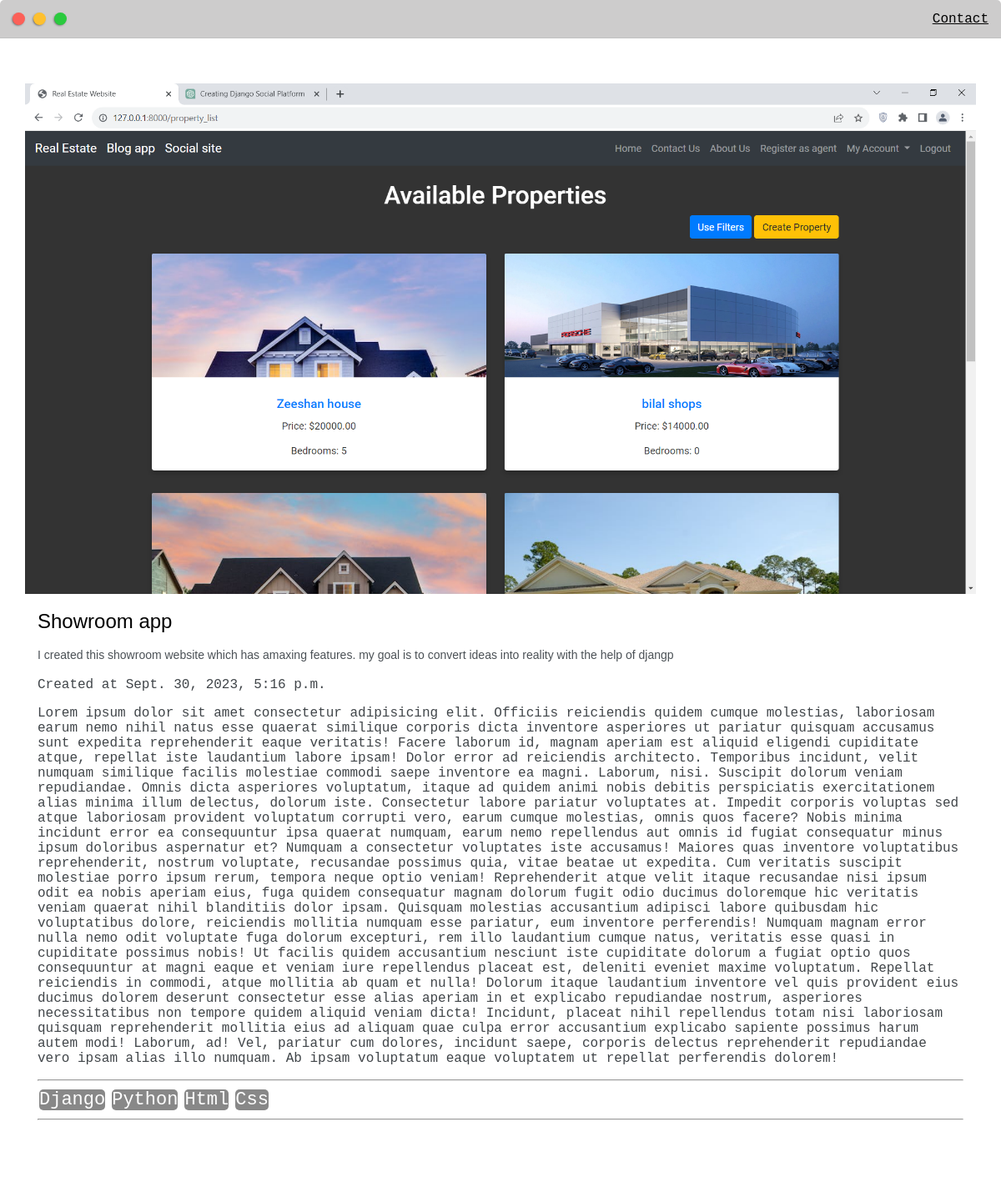
Page /post/9 on the committed database.
### webapp/models.py (models this page shows, shortened)
class posts(models.Model):
    headline = models.CharField( max_length=50)
    sub_headline = models.CharField( max_length=250)
    thumbnail= models.ImageField(null=True , blank=True , default='desktop wallpaper.jpg')
    body = models.TextField(null=True , blank=True)
    created = models.DateTimeField( auto_now_add=True)
    tags=models.ManyToManyField(tags, null=True)

class tags(models.Model):
    name = models.CharField( max_length=50)
    def __str__(self):
        return self.name

### webapp/views.py (the view)
# urls.py: path('post/<int:pk>' ,views.Post, name='post'),
def Post(request , pk):
    post= posts.objects.get(id=pk)
    return  render(request , 'webapp/posts.html' ,{'post':post })

### webapp/templates/webapp/posts.html (shortened to what this page needs)
{% extends "webapp/base.html" %}
{% block content %}
{% load static %}
<div class='main-container'>
<br>
<br>
<br>
        <img src="{{post.thumbnail.url}}">
        <div class="post-preview">
            <h4 class="post-title">{{post.headline}}</h4>
            <h4 class="post-intro">{{post.sub_headline}}</h4>
            <p >Created at {{post.created}}</p>
            <p >{{post.body}}</p>
            <hr>
                {% for tags  in post.tags.all  %}
                <span class="tags">{{tags}}</span>
                {% endfor %}
                <hr>
                <br>
        </div>
</div>
{% endblock content %}

### static/css/default.css (style rules this page uses)
:root { --mainColor:#cdcccc; --secondaryColor:#fef3f3; --borderColor:#c1c1c1; --mainText:black; --secondaryText:#404549; --themeDotBorder:#24292e; --previewBg:rgb(251, 249, 243, 0.8); --previewShadow:#f0ead6; --buttonColor:rgb(26, 120, 43); }
html, body { padding: 0; margin: 0; scroll-behavior: smooth; }
body * { transition: 0.3s; }
h1, h2, h3, h4, h5, h6, strong { color: var(--mainText); font-family: 'Russo One', sans-serif; font-weight: 500; }
p, li, span, label, input, textarea { color: var(--secondaryText); font-family: 'Roboto Mono', monospace; }
h4 { font-size: 24px; }
.main-container { width: 1200px; margin: 0 auto; }
.post-preview { background-color: #fff; padding:15px; }
.post-title { color:black; margin: 0; }
.post-intro { color:#4b5156; font-size: 14px; }
.tags { display: inline-block; color: #fff; background-color: #3300ff; border-radius: 5px; margin: 2px; padding: 2px , 5px; font-size: 12px; }
@media screen and (max-width: 1200px) { .main-container { width: 95%; } }

### webapp/templates/webapp/base.html (style rules this page uses)
body { padding-bottom: 60px; }

### webapp/templates/webapp/posts.html (style rules this page uses)
img { max-width: 100%; object-fit: cover; }
.tags { display: inline-block; color: #fff; background-color: #888; border-radius: 5px; margin: 2px; padding: 2px , 5px; font-size: 22px; }

### rows in the picture
posts: thumbnail (picture), headline "Showroom app", sub_headline "I created this showroom website which has amaxing features. my goal is to convert ideas into reality with the help of djangp", created "Sept. 30, 2023, 5:16 p.m.", body "Lorem ipsum dolor sit amet consectetur adipisicing elit. Officiis reiciendis quidem cumque molestias, laboriosam earum nemo nihil natus esse quaerat similique corporis dicta inventore asperiores ut pariatur quisquam accusamus sunt expedita reprehenderit eaque veritatis! Facere laborum id, magnam aperiam est aliquid eligendi cupiditate atque, repellat iste laudantium labore ipsam! Dolor error ad reiciendis architecto. Temporibus incidunt, velit numquam similique facilis molestiae commodi saepe inventore ea magni. Laborum, nisi. Suscipit dolorum veniam repudiandae. Omnis dicta asperiores voluptatum, itaque ad quidem animi nobis debitis perspiciatis exercitationem alias minima illum delectus,…"
tags: name "Django"
tags: name "Python"
tags: name "Html"
tags: name "Css"
